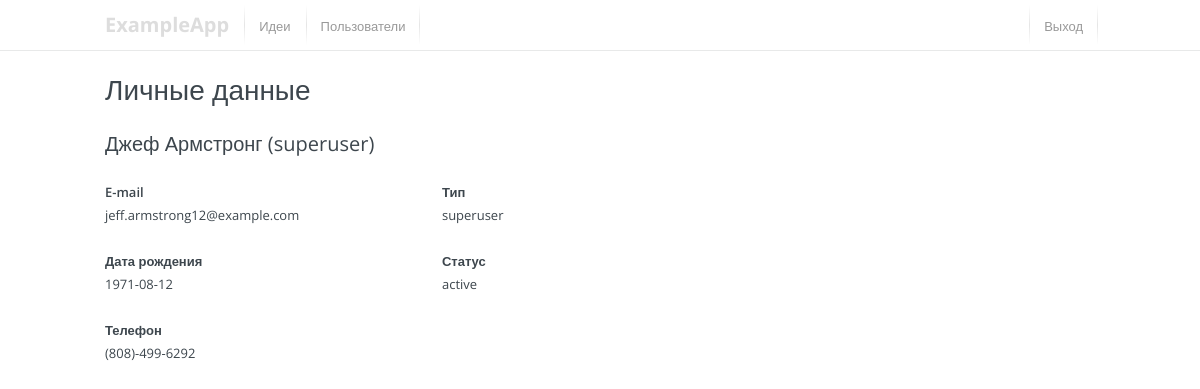
The app's page /?page=user-info&id=1 (signed in) with its own data.
### tables this page shows
CREATE TABLE `users` (
  `id` int(10) NOT NULL AUTO_INCREMENT,
  `login` varchar(32) NOT NULL,
  `firstname` varchar(32) NOT NULL,
  `lastname` varchar(32) NOT NULL,
  `birthday` date NOT NULL,
  `email` varchar(140) NOT NULL,
  `phonenumber` varchar(32) NOT NULL,
  `status` enum('inactive','active') DEFAULT 'active',
  `type` enum('superuser', 'administrator','editor','user') NOT NULL,
  `hash` varchar(64) NOT NULL,
  `deleted` int(1) NOT NULL DEFAULT 0,
  PRIMARY KEY (`id`)
);

### views/user-info.php (the view, shortened to what this page needs)
<?php
$user_id = isset($_GET['id']) ? $_GET['id'] : null;
$user_id = (int) $user_id;
$sql = "SELECT * FROM users WHERE id = {$user_id}";
$result = $connect->query($sql);
$result_array = $result->fetch_all(MYSQLI_ASSOC);
$user_info = $result_array[0];
include 'views/header.php' ?>
<header>
  <div class="o-wrap">
    <div class="o-grid">
      <div class="o-grid__col o-grid__col-1of-2">
        <a href="./" class="logo">ExampleApp</a>
        <nav>
          <?php if ($permissions['ideas:show']): ?>
            <a href="?page=ideas-list">Идеи</a>
          <?php endif?>
          <?php if ($permissions['users:show']): ?>
            <a href="?page=users-list">Пользователи</a>
          <?php endif?>
        </nav>
      </div>
      <div class="o-grid__col o-grid__col-1of-2 u-l-fr">
        <nav>
          <a href="?page=logout">Выход</a>
        </nav>
      </div>
    </div>
  </div>
</header>
<div class="o-wrap">
  <h1>Личные данные</h1>
  <?php if (!$user_info): ?>
    <div class="c-banner c-banner--error u-l-p">
      Пользоваетль с id: "<?php echo isset($_GET['id']) ? $_GET['id'] : '' ?>" не найден!
    </div>
  <?php else: ?>
    <h2><?php echo $user_info['firstname']?> <?php echo $user_info['lastname']?> (<?php echo $user_info['login']?>)</h2>
    <div class="o-grid">
      <div class="o-grid__col o-grid__col--1-of-3">
        <h4>E-mail</h4>
        <p><?php echo $user_info['email'] ?></p>
        <h4>Дата рождения</h4>
        <p><?php echo $user_info['birthday'] ?></p>
        <h4>Телефон</h4>
        <p><?php echo $user_info['phonenumber'] ?></p>
      </div>
      <div class="o-grid__col o-grid__col--1-of-3">
        <h4>Тип</h4>
        <p><?php echo $user_info['type'] ?></p>
        <h4>Статус</h4>
        <p><?php echo $user_info['status'] ?></p>
      </div>
    </div>
  <?php endif; ?>
</div>
<?php include 'views/footer.php'; ?>

### assets/css/scooter.css (style rules this page uses)
p { margin-bottom: 23px; }
html, :root { box-sizing: border-box; font: 81.25%/1.75 "Open Sans", "Helvetica Neue", Arial, sans-serif; color: #3d464d; }
h1, .f-alpha { display: block; margin-bottom: 23px; font-size: 28px; font-weight: 200; line-height: 36px; }
h2, .f-beta { display: block; margin-bottom: 23px; font-size: 20px; font-weight: 400; line-height: 28px; }
h4, .f-delta { display: block; font-size: 13px; font-weight: 600; line-height: 23px; }
a, .f-a { text-decoration: none; color: #007ee5; cursor: pointer; }
.o-wrap { display: block; max-width: 990px; margin: 0 auto; }
.o-grid { list-style: none; margin-left: -20px; }
.o-grid__col--1-of-3, .o-grid__col--2-of-6, .o-grid__col--4-of-12 { width: 33.33333%; }
.o-grid__col { box-sizing: border-box; display: inline-block; margin-right: -0.24em; min-height: 1px; padding-left: 20px; vertical-align: top; }
.u-l-fr { float: right !important; }

### assets/css/style.css (style rules this page uses)
body { margin-bottom: 60px; }
header { margin-bottom: 20px; border-bottom: 1px solid rgba(37, 40, 43, 0.1); vertical-align: top; }
header .logo, header nav, header nav a { display: block; float: left; }
header .logo { font-size: 20px; color: #ddd; height: 50px; padding: 7px 15px 0 0; font-weight: bold; }
header nav a { position: relative; padding: 15px; height: 50px; color: #999; }
header nav a::before, header nav a:last-child::after { position: absolute; top: 5px; bottom: 5px; width: 1px; background: linear-gradient(rgba(0, 0, 0, 0), rgba(0, 0, 0, 0.1), rgba(0, 0, 0, 0)); content: ""; }
header nav a::before { left: 0; }
header nav a:last-child::after { right: 0; }

### records on screen
users: firstname "Джеф", lastname "Армстронг", login "superuser", email "jeff.armstrong12@example.com", birthday "1971-08-12", phonenumber "(808)-499-6292", type "superuser", status "active"
